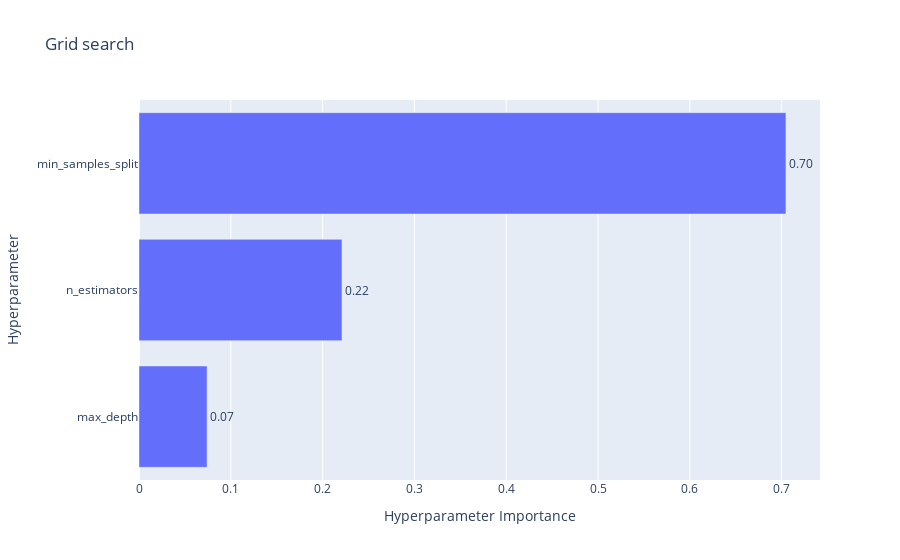
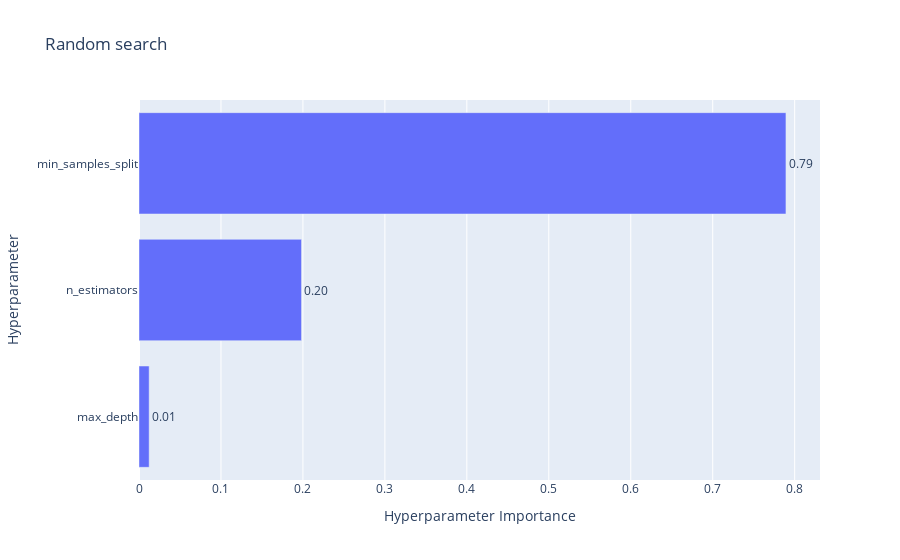
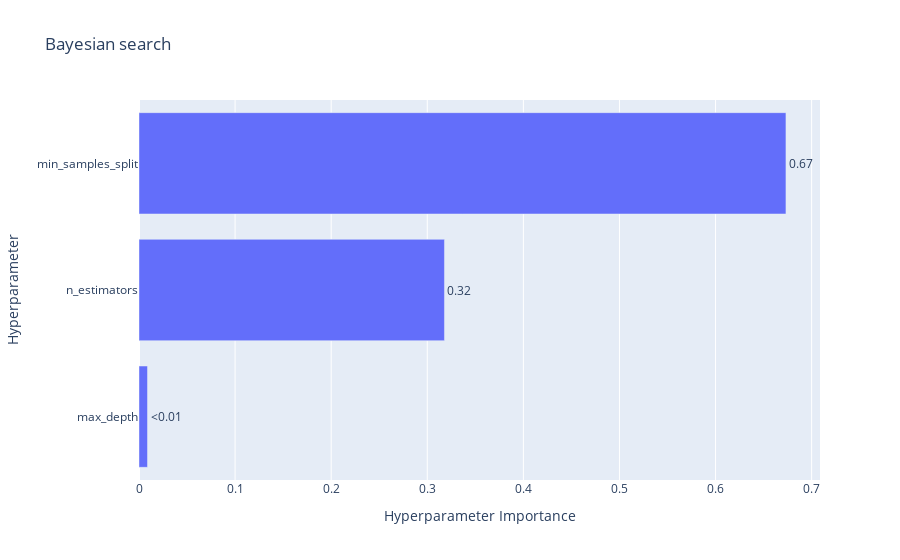

Source (notebook cell) for these figures, in order:
### Code cell
def plot_params(studies):
    for name, study in studies.items():
        if name == "Baseline":
            print(f"Baseline Model Accuracy: {study:.4f}")
        else:
            fig = vis.plot_param_importances(study)  # Get the Plotly figure
            fig.update_layout(title_text=f"{name}")
            fig.show()  # Display the figure

plot_params(studies)

### Figure 1 — Plotly figure (JSON) as saved in the notebook; plotly's stock layout.template omitted (floating-point values rounded to 4 significant figures)
{"data": [{"cliponaxis": false, "hovertemplate": ["max_depth (CategoricalDistribution): 0.07416779001096258<extra></extra>", "n_estimators (CategoricalDistribution): 0.22109492249869928<extra></extra>", "min_samples_split (CategoricalDistribution): 0.7047372874903381<extra></extra>"], "name": "Objective Value", "orientation": "h", "text": ["0.07", "0.22", "0.70"], "textposition": "outside", "type": "bar", "x": [0.07417, 0.2211, 0.7047], "y": ["max_depth", "n_estimators", "min_samples_split"]}], "layout": {"title": {"text": "Grid search"}, "xaxis": {"title": {"text": "Hyperparameter Importance"}}, "yaxis": {"title": {"text": "Hyperparameter"}}}}

### Figure 2 — Plotly figure (JSON) as saved in the notebook; plotly's stock layout.template omitted (floating-point values rounded to 4 significant figures)
{"data": [{"cliponaxis": false, "hovertemplate": ["max_depth (CategoricalDistribution): 0.012399110290939081<extra></extra>", "n_estimators (IntDistribution): 0.19823746743482537<extra></extra>", "min_samples_split (IntDistribution): 0.7893634222742356<extra></extra>"], "name": "Objective Value", "orientation": "h", "text": ["0.01", "0.20", "0.79"], "textposition": "outside", "type": "bar", "x": [0.0124, 0.1982, 0.7894], "y": ["max_depth", "n_estimators", "min_samples_split"]}], "layout": {"title": {"text": "Random search"}, "xaxis": {"title": {"text": "Hyperparameter Importance"}}, "yaxis": {"title": {"text": "Hyperparameter"}}}}

### Figure 3 — Plotly figure (JSON) as saved in the notebook; plotly's stock layout.template omitted (floating-point values rounded to 4 significant figures)
{"data": [{"cliponaxis": false, "hovertemplate": ["max_depth (CategoricalDistribution): 0.008853190726314254<extra></extra>", "n_estimators (IntDistribution): 0.317880814318582<extra></extra>", "min_samples_split (IntDistribution): 0.6732659949551039<extra></extra>"], "name": "Objective Value", "orientation": "h", "text": ["<0.01", "0.32", "0.67"], "textposition": "outside", "type": "bar", "x": [0.008853, 0.3179, 0.6733], "y": ["max_depth", "n_estimators", "min_samples_split"]}], "layout": {"title": {"text": "Bayesian search"}, "xaxis": {"title": {"text": "Hyperparameter Importance"}}, "yaxis": {"title": {"text": "Hyperparameter"}}}}
